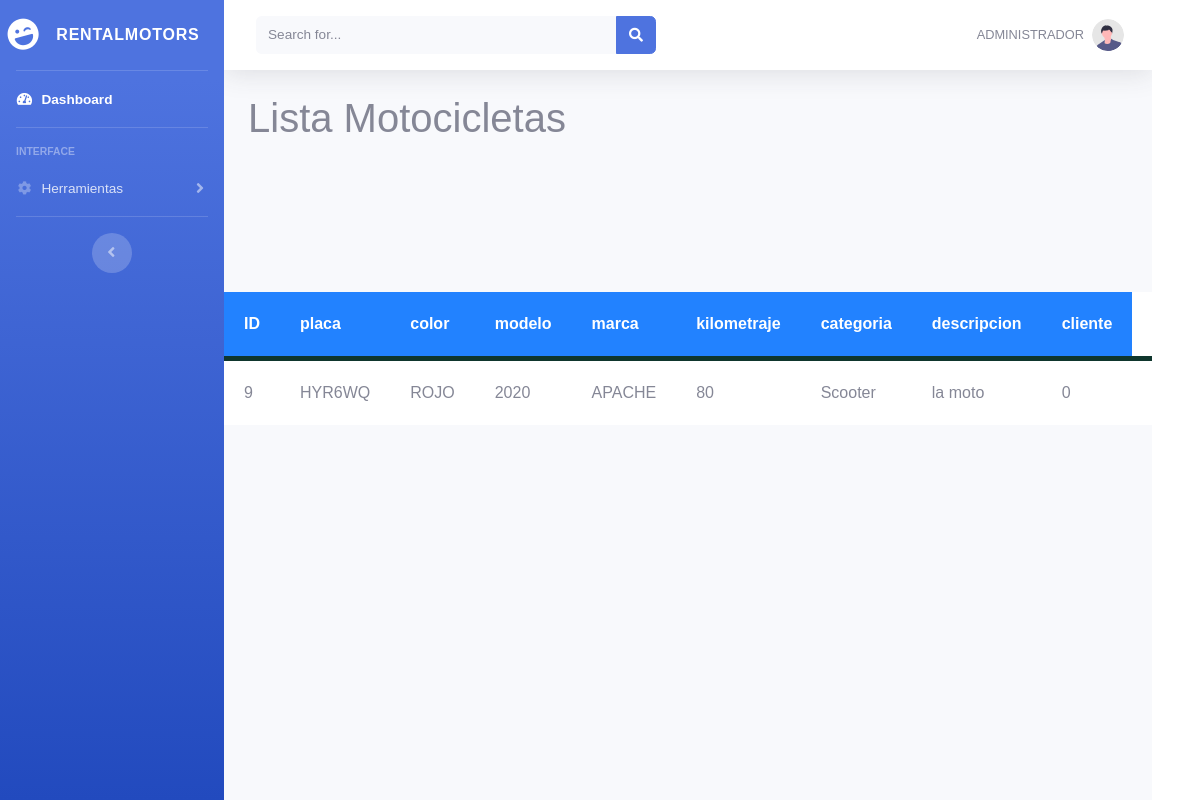
/dasboard/list_motocicleta.php, run on the app's committed database.
### tables this page shows
CREATE TABLE `motocicleta` (
  `id` double NOT NULL,
  `placa` varchar(40) NOT NULL,
  `color` varchar(40) NOT NULL,
  `modelo` varchar(40) NOT NULL,
  `marca` varchar(40) NOT NULL,
  `kilometraje` varchar(40) NOT NULL,
  `categoria` varchar(40) NOT NULL,
  `descripcion` varchar(200) NOT NULL,
  `cliente` varchar(40) NOT NULL,
  `FOTO` longblob NOT NULL
);

### dasboard/list_motocicleta.php (the view, shortened to what this page needs)
<?php include_once "../vistas/superior.php"?>
<div class="container">
    <h1>Lista Motocicletas</h1>
</div>
<div>
<table>
		<thead>
			<tr>
				<th>ID</th><th>placa</th><th>color</th><th>modelo</th><th>marca</th><th>kilometraje</th><th>categoria</th><th>descripcion</th><th>cliente</th>
			</tr>
		</thead>
<?php
include("../PHP/Conexion-be.php");
$consulta = mysqli_query($conexion, "SELECT * FROM motocicleta");
$resultado = mysqli_num_rows($consulta);
if ($resultado>0) {
while ($data = mysqli_fetch_array($consulta)){
?>
<div id="main-container">
			<tr>
				<td><?php echo $data['id']?></td>
				<td><?php echo $data['placa']?></td>
				<td><?php echo $data['color']?></td>
				<td><?php echo $data['modelo']?></td>
				<td><?php echo $data['marca']?></td>
				<td><?php echo $data['kilometraje']?></td>
				<td><?php echo $data['categoria']?></td>
                <td><?php echo $data['descripcion']?></td>
				<td><?php echo $data['cliente']?></td>
				<td><?php echo"<a href='../PHP/eliminar_motos.php?id=".$data['id']."' onclick='return confirmar()'>ELIMINAR</a>";?></td>
			</tr>
	<?php
}
}
?>
</table>
</div>
</div>
<?php include_once "../vistas/inferior.php"?>

### dasboard/css/tabla.css (style rules this page uses)
body { background-color: #632432; font-family: Arial; }
#main-container { margin: 150px auto; width: 600px; }
table { background-color: white; text-align: left; border-collapse: collapse; width: 100%; }
th, td { padding: 20px; }
thead { background-color: #2282ff; border-bottom: solid 5px #0F362D; color: white; }

### data on the page
motocicleta: id "9", placa "HYR6WQ", color "ROJO", modelo "2020", marca "APACHE", kilometraje "80", categoria "Scooter", descripcion "la moto", cliente "0"
